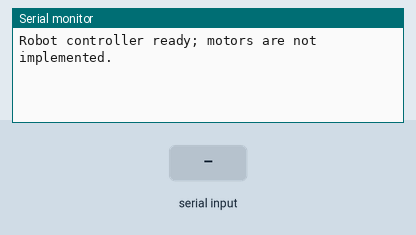
The sketch below on a simulated Arduino Uno, built with avr-gcc and run on an emulated ATmega328P. On the bench: the last lines printed to the serial monitor. The inputs (shaded band) are chosen by the test bench.

Above: at 1.2 s.
1.3 s: "F\n" received over Serial
At 2.1 s:
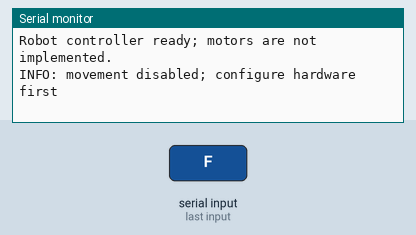
2.8 s: byte 83 ('S') received over Serial
At 3.2 s:
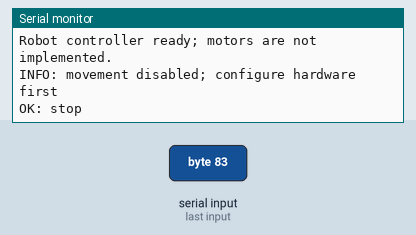
4.3 s: byte 67 ('C') received over Serial
At 5.6 s:
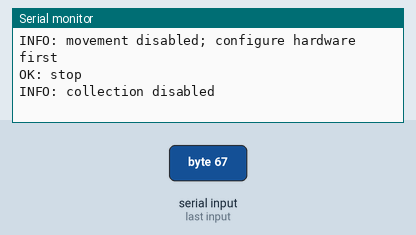

The sketch:

robot_controller.ino
```cpp
/*
 * Arduino-side command receiver skeleton.
 * IMPORTANT: This example only validates commands and reports them.
 * It does NOT drive motors. Add motor-driver pins only after verifying your
 * exact driver, wiring, power supply, and emergency-stop design.
 */
const unsigned long COMMAND_TIMEOUT_MS = 1000;
unsigned long lastCommandMs = 0;
char lastCommand = 'S';

bool isValidCommand(char command) {
  return command == 'F' || command == 'L' || command == 'R' ||
         command == 'S' || command == 'C';
}

void stopRobot() {
  // TODO: Set all motor-driver outputs to the safe stop state.
  // Keep the robot stopped until motor-control wiring has been tested.
  lastCommand = 'S';
}

void setup() {
  Serial.begin(9600);
  lastCommandMs = millis();
  stopRobot();
  Serial.println("Robot controller ready; motors are not implemented.");
}

void loop() {
  while (Serial.available() > 0) {
    char command = Serial.read();

    if (command == '\r' || command == '\n' || command == ' ') {
      continue;
    }

    if (!isValidCommand(command)) {
      stopRobot();
      Serial.println("ERR: invalid command");
      continue;
    }

    lastCommandMs = millis();
    lastCommand = command;

    if (command == 'S') {
      stopRobot();
      Serial.println("OK: stop");
    } else if (command == 'C') {
      // Collection is intentionally disabled in this starter.
      stopRobot();
      Serial.println("INFO: collection disabled");
    } else {
      // Movement commands are intentionally disabled until motor pins
      // and a verified motor driver are configured.
      stopRobot();
      Serial.println("INFO: movement disabled; configure hardware first");
    }
  }

  if (millis() - lastCommandMs > COMMAND_TIMEOUT_MS) {
    stopRobot();
  }
}
```

Measured:
- after the input at 1.3 s, the serial monitor: prints a new line at once (image 1)
- after the input at 2.8 s, the serial monitor: prints a new line at once (image 2)
- after the input at 4.3 s, the serial monitor: prints a new line at once (image 3)
